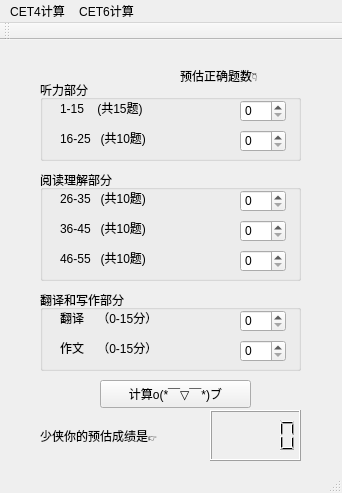
<?xml version="1.0" encoding="UTF-8"?>
<ui version="4.0">
 <class>MainWindow</class>
 <widget class="QMainWindow" name="MainWindow">
  <property name="geometry">
   <rect>
    <x>0</x>
    <y>0</y>
    <width>342</width>
    <height>493</height>
   </rect>
  </property>
  <property name="windowTitle">
   <string>CET成绩计算器</string>
  </property>
  <widget class="QWidget" name="centralWidget">
   <widget class="QGroupBox" name="groupBox">
    <property name="geometry">
     <rect>
      <x>40</x>
      <y>40</y>
      <width>261</width>
      <height>81</height>
     </rect>
    </property>
    <property name="title">
     <string>听力部分</string>
    </property>
    <widget class="QLabel" name="label">
     <property name="geometry">
      <rect>
       <x>20</x>
       <y>20</y>
       <width>161</width>
       <height>16</height>
      </rect>
     </property>
     <property name="text">
      <string>1-15    (共15题)</string>
     </property>
    </widget>
    <widget class="QLabel" name="label_2">
     <property name="geometry">
      <rect>
       <x>20</x>
       <y>50</y>
       <width>161</width>
       <height>16</height>
      </rect>
     </property>
     <property name="text">
      <string>16-25   (共10题)</string>
     </property>
    </widget>
    <widget class="QSpinBox" name="spinBox">
     <property name="geometry">
      <rect>
       <x>200</x>
       <y>20</y>
       <width>46</width>
       <height>22</height>
      </rect>
     </property>
    </widget>
    <widget class="QSpinBox" name="spinBox_2">
     <property name="geometry">
      <rect>
       <x>200</x>
       <y>50</y>
       <width>46</width>
       <height>22</height>
      </rect>
     </property>
    </widget>
   </widget>
   <widget class="QGroupBox" name="groupBox_2">
    <property name="geometry">
     <rect>
      <x>40</x>
      <y>130</y>
      <width>261</width>
      <height>111</height>
     </rect>
    </property>
    <property name="title">
     <string>阅读理解部分</string>
    </property>
    <widget class="QLabel" name="label_4">
     <property name="geometry">
      <rect>
       <x>20</x>
       <y>20</y>
       <width>161</width>
       <height>16</height>
      </rect>
     </property>
     <property name="text">
      <string>26-35   (共10题)</string>
     </property>
    </widget>
    <widget class="QLabel" name="label_3">
     <property name="geometry">
      <rect>
       <x>20</x>
       <y>50</y>
       <width>161</width>
       <height>16</height>
      </rect>
     </property>
     <property name="text">
      <string>36-45   (共10题)</string>
     </property>
    </widget>
    <widget class="QLabel" name="label_5">
     <property name="geometry">
      <rect>
       <x>20</x>
       <y>80</y>
       <width>161</width>
       <height>16</height>
      </rect>
     </property>
     <property name="text">
      <string>46-55   (共10题)</string>
     </property>
    </widget>
    <widget class="QSpinBox" name="spinBox_3">
     <property name="geometry">
      <rect>
       <x>200</x>
       <y>20</y>
       <width>46</width>
       <height>22</height>
      </rect>
     </property>
    </widget>
    <widget class="QSpinBox" name="spinBox_4">
     <property name="geometry">
      <rect>
       <x>200</x>
       <y>50</y>
       <width>46</width>
       <height>22</height>
      </rect>
     </property>
    </widget>
    <widget class="QSpinBox" name="spinBox_5">
     <property name="geometry">
      <rect>
       <x>200</x>
       <y>80</y>
       <width>46</width>
       <height>22</height>
      </rect>
     </property>
    </widget>
   </widget>
   <widget class="QGroupBox" name="groupBox_3">
    <property name="geometry">
     <rect>
      <x>40</x>
      <y>250</y>
      <width>261</width>
      <height>81</height>
     </rect>
    </property>
    <property name="title">
     <string>翻译和写作部分</string>
    </property>
    <widget class="QLabel" name="label_7">
     <property name="geometry">
      <rect>
       <x>20</x>
       <y>20</y>
       <width>161</width>
       <height>16</height>
      </rect>
     </property>
     <property name="text">
      <string>翻译    （0-15分）</string>
     </property>
    </widget>
    <widget class="QLabel" name="label_6">
     <property name="geometry">
      <rect>
       <x>20</x>
       <y>50</y>
       <width>161</width>
       <height>16</height>
      </rect>
     </property>
     <property name="text">
      <string>作文    （0-15分）</string>
     </property>
    </widget>
    <widget class="QSpinBox" name="spinBox_6">
     <property name="geometry">
      <rect>
       <x>200</x>
       <y>20</y>
       <width>46</width>
       <height>22</height>
      </rect>
     </property>
    </widget>
    <widget class="QSpinBox" name="spinBox_7">
     <property name="geometry">
      <rect>
       <x>200</x>
       <y>50</y>
       <width>46</width>
       <height>22</height>
      </rect>
     </property>
    </widget>
   </widget>
   <widget class="QLabel" name="label_8">
    <property name="geometry">
     <rect>
      <x>110</x>
      <y>340</y>
      <width>161</width>
      <height>16</height>
     </rect>
    </property>
    <property name="text">
     <string/>
    </property>
   </widget>
   <widget class="QLabel" name="label_9">
    <property name="geometry">
     <rect>
      <x>180</x>
      <y>25</y>
      <width>111</width>
      <height>21</height>
     </rect>
    </property>
    <property name="text">
     <string>预估正确题数👇</string>
    </property>
   </widget>
   <widget class="QPushButton" name="pushButton">
    <property name="geometry">
     <rect>
      <x>100</x>
      <y>340</y>
      <width>151</width>
      <height>28</height>
     </rect>
    </property>
    <property name="text">
     <string>计算o(*￣▽￣*)ブ</string>
    </property>
   </widget>
   <widget class="QLabel" name="label_10">
    <property name="geometry">
     <rect>
      <x>40</x>
      <y>380</y>
      <width>171</width>
      <height>31</height>
     </rect>
    </property>
    <property name="text">
     <string>少侠你的预估成绩是👉</string>
    </property>
   </widget>
   <widget class="QLCDNumber" name="lcdNumber">
    <property name="geometry">
     <rect>
      <x>210</x>
      <y>370</y>
      <width>91</width>
      <height>51</height>
     </rect>
    </property>
   </widget>
  </widget>
  <widget class="QMenuBar" name="menuBar">
   <property name="geometry">
    <rect>
     <x>0</x>
     <y>0</y>
     <width>342</width>
     <height>26</height>
    </rect>
   </property>
   <widget class="QMenu" name="menuaaa">
    <property name="title">
     <string>CET4计算</string>
    </property>
   </widget>
   <widget class="QMenu" name="menuCET6">
    <property name="title">
     <string>CET6计算</string>
    </property>
   </widget>
   <addaction name="menuaaa"/>
   <addaction name="menuCET6"/>
  </widget>
  <widget class="QToolBar" name="mainToolBar">
   <attribute name="toolBarArea">
    <enum>TopToolBarArea</enum>
   </attribute>
   <attribute name="toolBarBreak">
    <bool>false</bool>
   </attribute>
  </widget>
  <widget class="QStatusBar" name="statusBar"/>
 </widget>
 <layoutdefault spacing="6" margin="11"/>
 <resources/>
 <connections/>
</ui>
